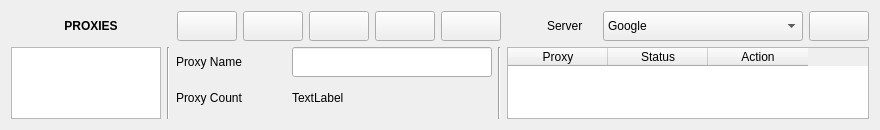
             <widget class="QWidget" name="tab_proxies">
              <attribute name="title">
               <string/>
              </attribute>
              <layout class="QVBoxLayout" name="verticalLayout_22">
               <item>
                <layout class="QVBoxLayout" name="verticalLayout_17">
                 <item>
                  <layout class="QHBoxLayout" name="horizontalLayout_43">
                   <item>
                    <widget class="QLabel" name="label_title_proxies">
                     <property name="sizePolicy">
                      <sizepolicy hsizetype="Fixed" vsizetype="Fixed">
                       <horstretch>0</horstretch>
                       <verstretch>0</verstretch>
                      </sizepolicy>
                     </property>
                     <property name="minimumSize">
                      <size>
                       <width>160</width>
                       <height>30</height>
                      </size>
                     </property>
                     <property name="maximumSize">
                      <size>
                       <width>160</width>
                       <height>30</height>
                      </size>
                     </property>
                     <property name="font">
                      <font>
                       <weight>75</weight>
                       <bold>true</bold>
                      </font>
                     </property>
                     <property name="text">
                      <string>PROXIES</string>
                     </property>
                     <property name="alignment">
                      <set>Qt::AlignCenter</set>
                     </property>
                    </widget>
                   </item>
                   <item>
                    <widget class="QPushButton" name="push_button_new_proxies">
                     <property name="sizePolicy">
                      <sizepolicy hsizetype="Fixed" vsizetype="Fixed">
                       <horstretch>0</horstretch>
                       <verstretch>0</verstretch>
                      </sizepolicy>
                     </property>
                     <property name="minimumSize">
                      <size>
                       <width>60</width>
                       <height>30</height>
                      </size>
                     </property>
                     <property name="maximumSize">
                      <size>
                       <width>16777215</width>
                       <height>30</height>
                      </size>
                     </property>
                     <property name="text">
                      <string/>
                     </property>
                    </widget>
                   </item>
                   <item>
                    <widget class="QPushButton" name="push_button_import_proxies">
                     <property name="sizePolicy">
                      <sizepolicy hsizetype="Fixed" vsizetype="Fixed">
                       <horstretch>0</horstretch>
                       <verstretch>0</verstretch>
                      </sizepolicy>
                     </property>
                     <property name="minimumSize">
                      <size>
                       <width>60</width>
                       <height>30</height>
                      </size>
                     </property>
                     <property name="maximumSize">
                      <size>
                       <width>16777215</width>
                       <height>30</height>
                      </size>
                     </property>
                     <property name="text">
                      <string/>
                     </property>
                    </widget>
                   </item>
                   <item>
                    <widget class="QPushButton" name="push_button_save_proxies">
                     <property name="sizePolicy">
                      <sizepolicy hsizetype="Fixed" vsizetype="Fixed">
                       <horstretch>0</horstretch>
                       <verstretch>0</verstretch>
                      </sizepolicy>
                     </property>
                     <property name="minimumSize">
                      <size>
                       <width>60</width>
                       <height>30</height>
                      </size>
                     </property>
                     <property name="maximumSize">
                      <size>
                       <width>16777215</width>
                       <height>30</height>
                      </size>
                     </property>
                     <property name="text">
                      <string/>
                     </property>
                    </widget>
                   </item>
                   <item>
                    <widget class="QPushButton" name="push_button_delete_proxies">
                     <property name="sizePolicy">
                      <sizepolicy hsizetype="Fixed" vsizetype="Fixed">
                       <horstretch>0</horstretch>
                       <verstretch>0</verstretch>
                      </sizepolicy>
                     </property>
                     <property name="minimumSize">
                      <size>
                       <width>60</width>
                       <height>30</height>
                      </size>
                     </property>
                     <property name="maximumSize">
                      <size>
                       <width>16777215</width>
                       <height>30</height>
                      </size>
                     </property>
                     <property name="text">
                      <string/>
                     </property>
                    </widget>
                   </item>
                   <item>
                    <widget class="QPushButton" name="push_button_delete_all_proxies">
                     <property name="sizePolicy">
                      <sizepolicy hsizetype="Fixed" vsizetype="Fixed">
                       <horstretch>0</horstretch>
                       <verstretch>0</verstretch>
                      </sizepolicy>
                     </property>
                     <property name="minimumSize">
                      <size>
                       <width>60</width>
                       <height>30</height>
                      </size>
                     </property>
                     <property name="maximumSize">
                      <size>
                       <width>16777215</width>
                       <height>30</height>
                      </size>
                     </property>
                     <property name="text">
                      <string/>
                     </property>
                    </widget>
                   </item>
                   <item>
                    <spacer name="horizontalSpacer_7">
                     <property name="orientation">
                      <enum>Qt::Horizontal</enum>
                     </property>
                     <property name="sizeHint" stdset="0">
                      <size>
                       <width>40</width>
                       <height>20</height>
                      </size>
                     </property>
                    </spacer>
                   </item>
                   <item>
                    <widget class="QLabel" name="label_34">
                     <property name="sizePolicy">
                      <sizepolicy hsizetype="Fixed" vsizetype="Fixed">
                       <horstretch>0</horstretch>
                       <verstretch>0</verstretch>
                      </sizepolicy>
                     </property>
                     <property name="minimumSize">
                      <size>
                       <width>50</width>
                       <height>30</height>
                      </size>
                     </property>
                     <property name="maximumSize">
                      <size>
                       <width>50</width>
                       <height>30</height>
                      </size>
                     </property>
                     <property name="text">
                      <string>Server</string>
                     </property>
                    </widget>
                   </item>
                   <item>
                    <widget class="QComboBox" name="combo_box_servers">
                     <property name="sizePolicy">
                      <sizepolicy hsizetype="Fixed" vsizetype="Fixed">
                       <horstretch>0</horstretch>
                       <verstretch>0</verstretch>
                      </sizepolicy>
                     </property>
                     <property name="minimumSize">
                      <size>
                       <width>200</width>
                       <height>30</height>
                      </size>
                     </property>
                     <property name="maximumSize">
                      <size>
                       <width>200</width>
                       <height>30</height>
                      </size>
                     </property>
                     <item>
                      <property name="text">
                       <string>Google</string>
                      </property>
                     </item>
                    </widget>
                   </item>
                   <item>
                    <widget class="QPushButton" name="push_button_test_all_proxies">
                     <property name="sizePolicy">
                      <sizepolicy hsizetype="Fixed" vsizetype="Fixed">
                       <horstretch>0</horstretch>
                       <verstretch>0</verstretch>
                      </sizepolicy>
                     </property>
                     <property name="minimumSize">
                      <size>
                       <width>60</width>
                       <height>30</height>
                      </size>
                     </property>
                     <property name="maximumSize">
                      <size>
                       <width>16777215</width>
                       <height>30</height>
                      </size>
                     </property>
                     <property name="text">
                      <string/>
                     </property>
                    </widget>
                   </item>
                  </layout>
                 </item>
                 <item>
                  <layout class="QHBoxLayout" name="horizontalLayout_47">
                   <item>
                    <widget class="QListWidget" name="list_widget_proxies">
                     <property name="sizePolicy">
                      <sizepolicy hsizetype="Fixed" vsizetype="Ignored">
                       <horstretch>0</horstretch>
                       <verstretch>0</verstretch>
                      </sizepolicy>
                     </property>
                     <property name="minimumSize">
                      <size>
                       <width>150</width>
                       <height>0</height>
                      </size>
                     </property>
                     <property name="maximumSize">
                      <size>
                       <width>150</width>
                       <height>16777215</height>
                      </size>
                     </property>
                    </widget>
                   </item>
                   <item>
                    <widget class="Line" name="line_5">
                     <property name="sizePolicy">
                      <sizepolicy hsizetype="Fixed" vsizetype="Expanding">
                       <horstretch>0</horstretch>
                       <verstretch>0</verstretch>
                      </sizepolicy>
                     </property>
                     <property name="orientation">
                      <enum>Qt::Vertical</enum>
                     </property>
                    </widget>
                   </item>
                   <item>
                    <layout class="QVBoxLayout" name="verticalLayout_16">
                     <item>
                      <layout class="QHBoxLayout" name="horizontalLayout_44">
                       <item>
                        <widget class="QLabel" name="label_32">
                         <property name="sizePolicy">
                          <sizepolicy hsizetype="Fixed" vsizetype="Fixed">
                           <horstretch>0</horstretch>
                           <verstretch>0</verstretch>
                          </sizepolicy>
                         </property>
                         <property name="minimumSize">
                          <size>
                           <width>110</width>
                           <height>30</height>
                          </size>
                         </property>
                         <property name="maximumSize">
                          <size>
                           <width>110</width>
                           <height>30</height>
                          </size>
                         </property>
                         <property name="text">
                          <string>Proxy Name</string>
                         </property>
                        </widget>
                       </item>
                       <item>
                        <widget class="QLineEdit" name="line_edit_proxy_name">
                         <property name="sizePolicy">
                          <sizepolicy hsizetype="Fixed" vsizetype="Fixed">
                           <horstretch>0</horstretch>
                           <verstretch>0</verstretch>
                          </sizepolicy>
                         </property>
                         <property name="minimumSize">
                          <size>
                           <width>200</width>
                           <height>30</height>
                          </size>
                         </property>
                         <property name="maximumSize">
                          <size>
                           <width>200</width>
                           <height>30</height>
                          </size>
                         </property>
                        </widget>
                       </item>
                      </layout>
                     </item>
                     <item>
                      <layout class="QHBoxLayout" name="horizontalLayout_46">
                       <item>
                        <widget class="QLabel" name="label_5">
                         <property name="sizePolicy">
                          <sizepolicy hsizetype="Fixed" vsizetype="Fixed">
                           <horstretch>0</horstretch>
                           <verstretch>0</verstretch>
                          </sizepolicy>
                         </property>
                         <property name="minimumSize">
                          <size>
                           <width>110</width>
                           <height>30</height>
                          </size>
                         </property>
                         <property name="maximumSize">
                          <size>
                           <width>110</width>
                           <height>30</height>
                          </size>
                         </property>
                         <property name="text">
                          <string>Proxy Count</string>
                         </property>
                        </widget>
                       </item>
                       <item>
                        <widget class="QLabel" name="label_proxy_count">
                         <property name="sizePolicy">
                          <sizepolicy hsizetype="Fixed" vsizetype="Fixed">
                           <horstretch>0</horstretch>
                           <verstretch>0</verstretch>
                          </sizepolicy>
                         </property>
                         <property name="minimumSize">
                          <size>
                           <width>200</width>
                           <height>30</height>
                          </size>
                         </property>
                         <property name="maximumSize">
                          <size>
                           <width>200</width>
                           <height>30</height>
                          </size>
                         </property>
                         <property name="text">
                          <string>TextLabel</string>
                         </property>
                        </widget>
                       </item>
                      </layout>
                     </item>
                     <item>
                      <widget class="QPlainTextEdit" name="plain_text_edit_proxies">
                       <property name="sizePolicy">
                        <sizepolicy hsizetype="Minimum" vsizetype="Ignored">
                         <horstretch>0</horstretch>
                         <verstretch>0</verstretch>
                        </sizepolicy>
                       </property>
                       <property name="placeholderText">
                        <string>Enter proxies by line</string>
                       </property>
                      </widget>
                     </item>
                    </layout>
                   </item>
                   <item>
                    <widget class="Line" name="line_6">
                     <property name="sizePolicy">
                      <sizepolicy hsizetype="Fixed" vsizetype="Expanding">
                       <horstretch>0</horstretch>
                       <verstretch>0</verstretch>
                      </sizepolicy>
                     </property>
                     <property name="orientation">
                      <enum>Qt::Vertical</enum>
                     </property>
                    </widget>
                   </item>
                   <item>
                    <widget class="QTableWidget" name="table_widget_proxies">
                     <property name="sizePolicy">
                      <sizepolicy hsizetype="Expanding" vsizetype="Ignored">
                       <horstretch>0</horstretch>
                       <verstretch>0</verstretch>
                      </sizepolicy>
                     </property>
                     <column>
                      <property name="text">
                       <string>Proxy</string>
                      </property>
                     </column>
                     <column>
                      <property name="text">
                       <string>Status</string>
                      </property>
                     </column>
                     <column>
                      <property name="text">
                       <string>Action</string>
                      </property>
                     </column>
                    </widget>
                   </item>
                  </layout>
                 </item>
                </layout>
               </item>
              </layout>
             </widget>
